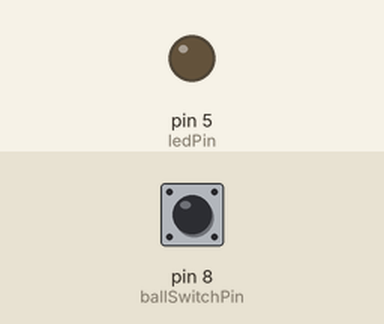
A sketch run on a simulated Arduino Uno, built with avr-gcc and run on an emulated ATmega328P. Parts: output pins drawn as LEDs (lit = HIGH). Inputs (shaded band) come from the test bench; at power-on: pin 8 (ballSwitchPin) HIGH.

Above: at 1.2 s.
1.3 s: pin 8 (ballSwitchPin) pulled LOW for 0.15 s
At 1.37 s:
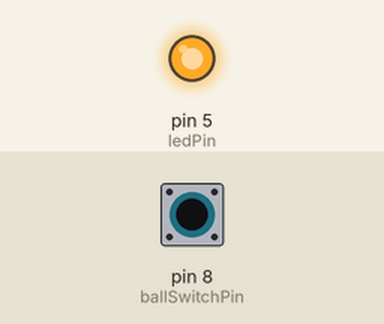
2.9 s: pin 8 (ballSwitchPin) pulled LOW for 3.2 s
At 7.5 s:
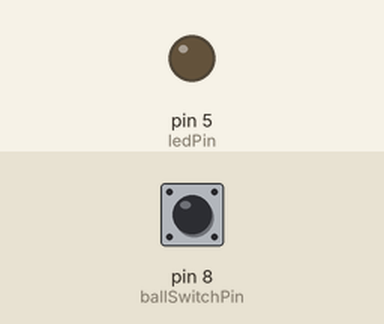
Timing chart, 0 to 9.0 s (numbered marks = the images above; inputs shaded):
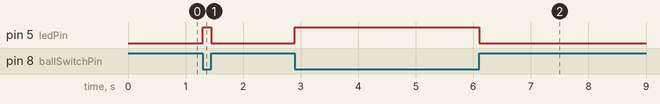

Measured:
- after the input at 1.3 s, pin 5 (ledPin): LOW → HIGH at once, → LOW 0.15 s later
- after the input at 2.9 s, pin 5 (ledPin): LOW → HIGH at once, → LOW 3.2 s later

The sketch:

Ball_Switch.ino
```cpp
/*****************************************/
const int ledPin = 5;//the led attach to
int ballSwitchPin = 8;

void setup()
{
  pinMode(ledPin,OUTPUT);//initialize the ledPin as an output
  pinMode(ballSwitchPin,INPUT);
  digitalWrite(ballSwitchPin, HIGH);
}
/******************************************/
void loop()
{
  int digitalVal = digitalRead(ballSwitchPin);
  if(HIGH == digitalVal)
  {
    digitalWrite(ledPin,LOW);//turn the led off
  }
  else
  {
    digitalWrite(ledPin,HIGH);//turn the led on
  }
}
/**********************************************/
```
